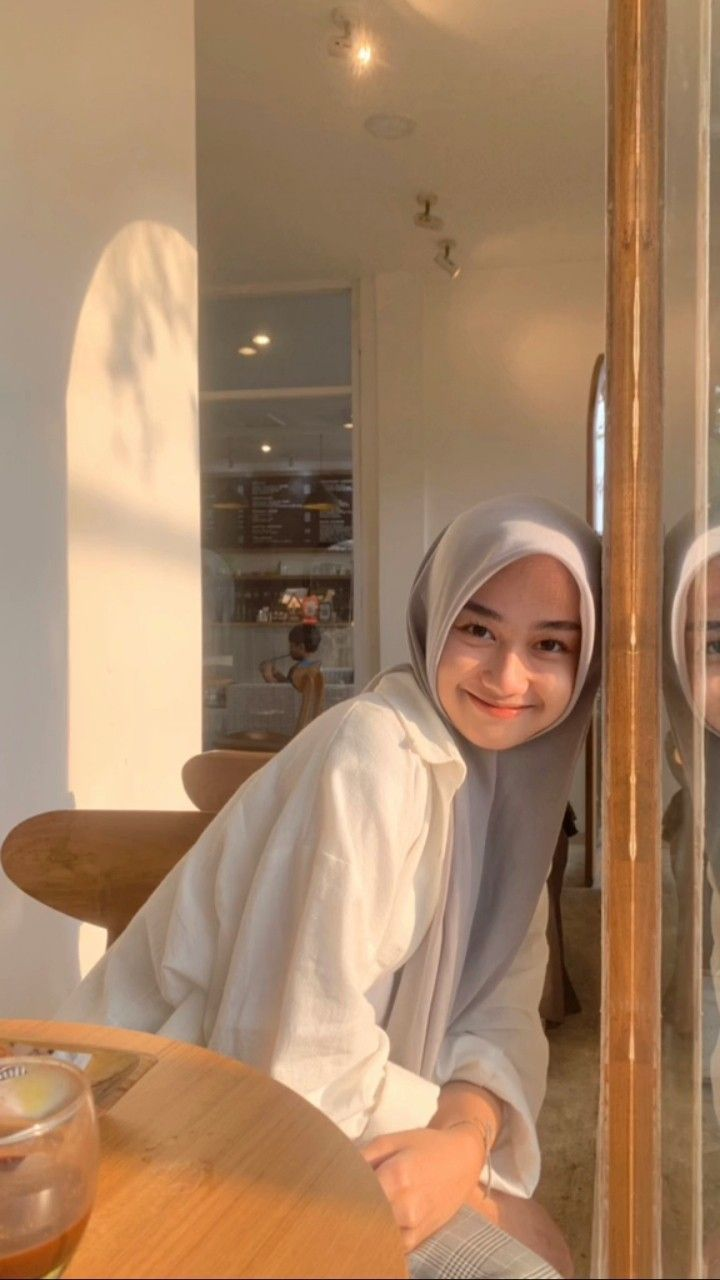
#> input picture image/image.jpeg, 720 x 1280 px
$ python masking.py --image image/image.jpeg
#> lines starting #> are read from the running program, lines starting #| are printed output that depends on the picture; after the words box and inside, x2 and y2 are one past the last pixel; in counts of white or black regions, pixels touching at a corner belong together
import numpy as np
import argparse
import cv2

ap = argparse.ArgumentParser()
ap.add_argument("-i", "--image", required = True,
    help = "Path to the image")
args = vars(ap.parse_args())

image = cv2.imread(args["image"])
#> image is the input picture: shape (1280, 720, 3); mean B, G, R 101.3, 131.3, 165.6
cv2.imshow("Original", image)

mask = np.zeros(image.shape[:2], dtype = "uint8")
(cX, cY) = (image.shape[1] // 2, image.shape[0] // 2)
#> cX = 360; cY = 640
cv2.rectangle(mask, (cX - 75, cY - 75), (cX + 75 , cY + 75), 255,-1)
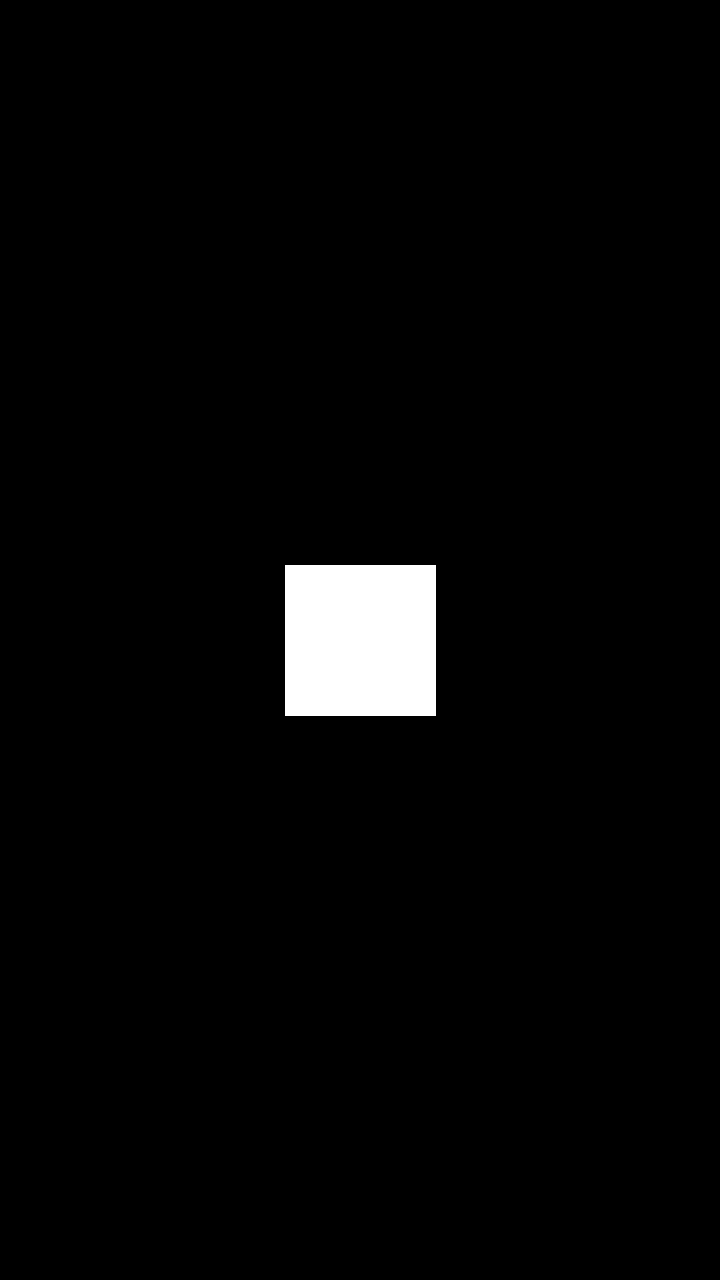
#> mask: shape (1280, 720); 2.5% white; 1 white region, box (x1, y1, x2, y2) and area: (285, 565, 436, 716) 22801
cv2.imshow("Mask", mask)

masked = cv2.bitwise_and(image, image, mask = mask)
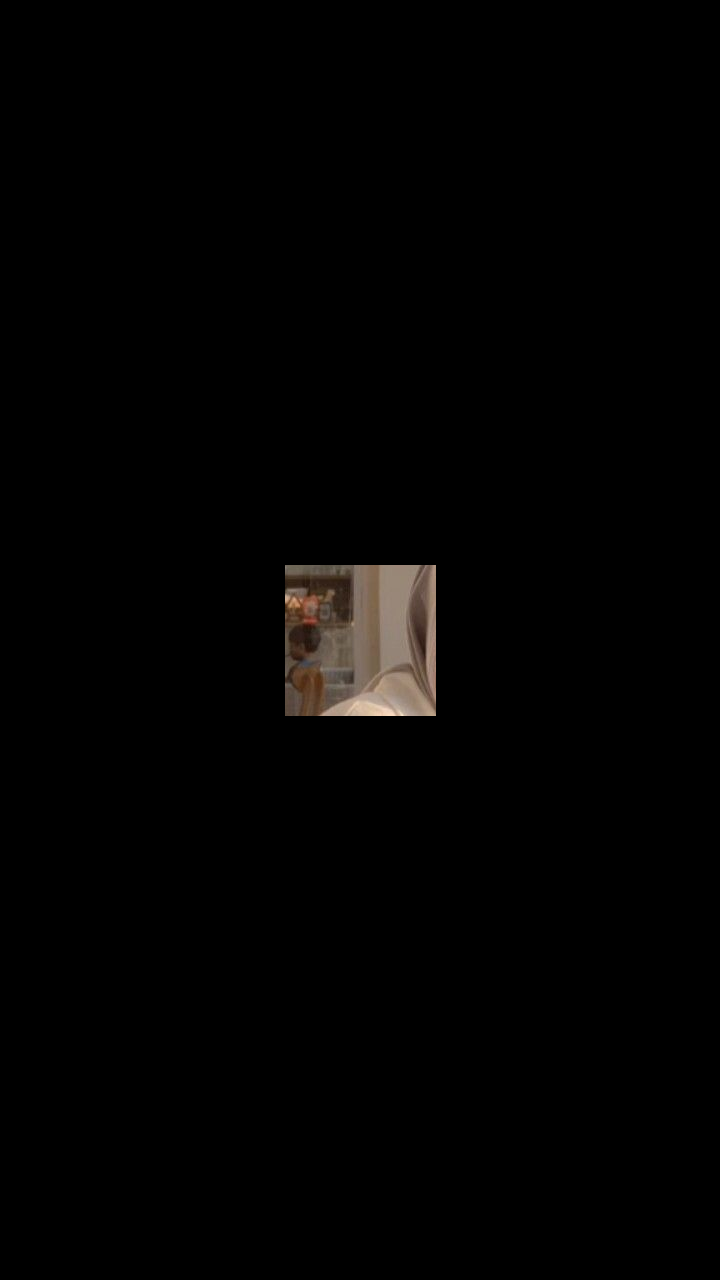
#> masked: shape (1280, 720, 3); mean B, G, R 2.1, 2.5, 3
cv2.imshow("Mask Applied to Image", masked)
cv2.waitKey(0)

mask = np.zeros(image.shape[:2], dtype = "uint8")
cv2.circle(mask, (cX, cY), 100, 255, -1)
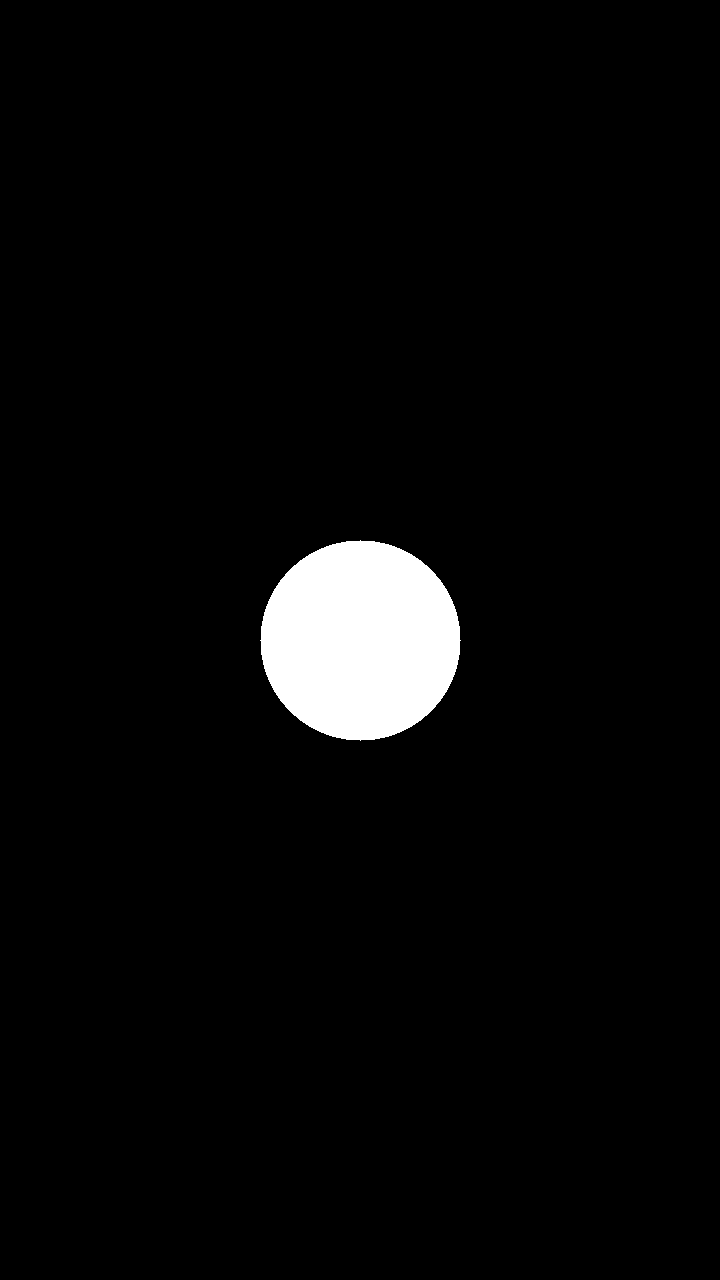
#> mask: shape (1280, 720); 3.4% white; 1 white region, box (x1, y1, x2, y2) and area: (260, 540, 461, 741) 31417

masked = cv2.bitwise_and(image, image, mask = mask)
cv2.imshow("Mask", mask)
cv2.imshow("Mask Applied to Image", masked)
cv2.waitKey(0)
